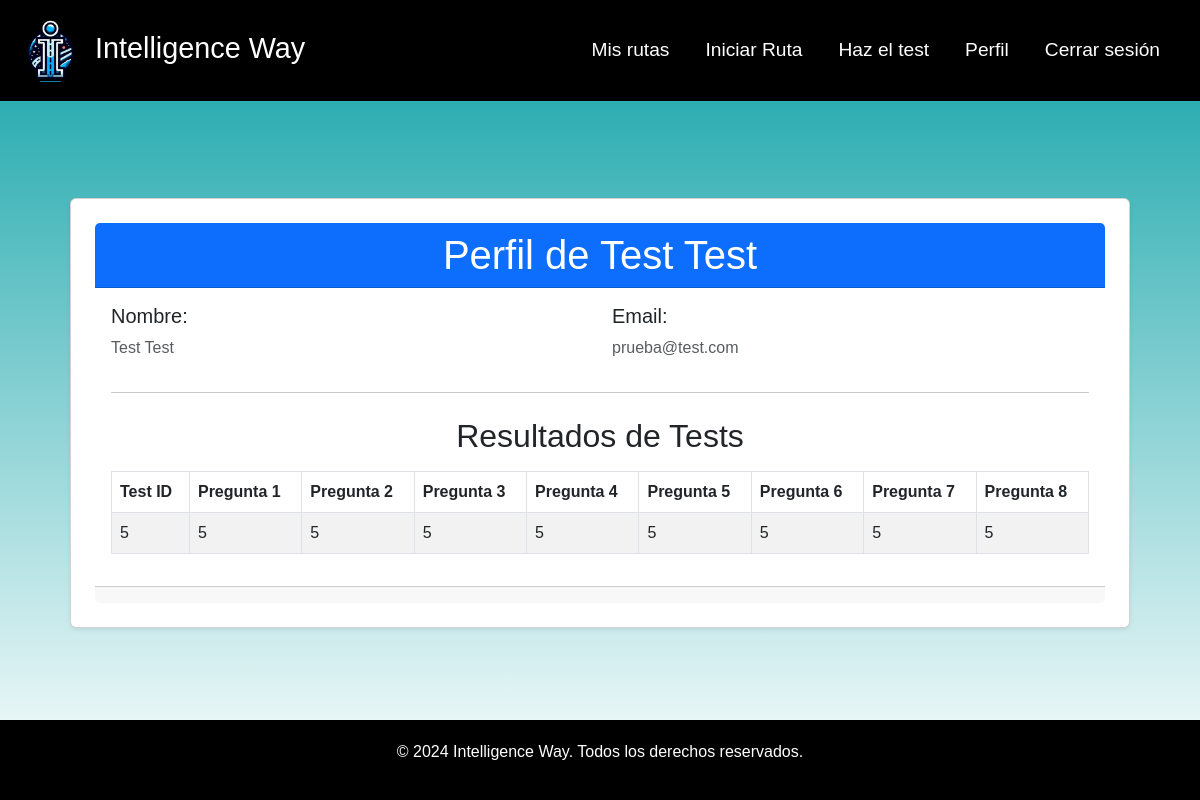
Page /account/ (signed in) on the earlier database version.
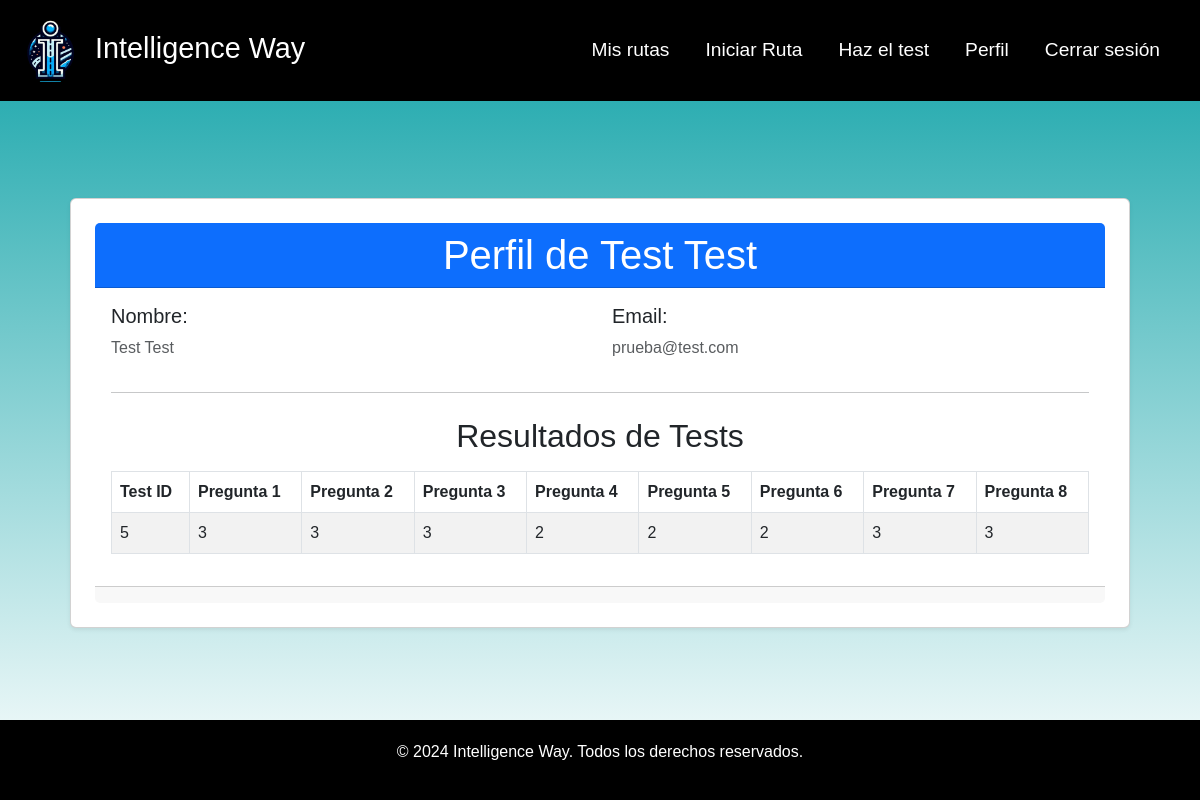
Same page on the later database version.
### user/models.py (models this page shows, shortened)
class User(AbstractBaseUser, PermissionsMixin):
    ROLES = [
        ('admin', 'Admin'),
        ('usuario', 'Usuario')
    ]
    nombre = models.CharField(max_length=100)
    apellido = models.CharField(max_length=100)
    email = models.EmailField(unique=True)
    tiempo = models.IntegerField(default=1)
    content = models.FloatField(default=1)
    is_active = models.BooleanField(default=True)
    is_staff = models.BooleanField(default=False)
    preferenciaAudio = models.IntegerField(null=True)
    preferenciaVideo = models.IntegerField(null=True)
    preferenciaTexto = models.IntegerField(null=True)
    tiempoAprendizaje = models.IntegerField(null=True)
    objects = MyUserManager()
    USERNAME_FIELD = 'email'
    REQUIRED_FIELDS = ['nombre', 'apellido']

### preferences/models.py (models this page shows, shortened)
class ModeloAprendizajeUsuario(models.Model):
    usuario = models.ForeignKey(User, on_delete=models.CASCADE)
    q1 = models.IntegerField(null=True, validators=[MinValueValidator(1), MaxValueValidator(5)])
    q2 = models.IntegerField(null=True, validators=[MinValueValidator(1), MaxValueValidator(5)])
    q3 = models.IntegerField(null=True, validators=[MinValueValidator(1), MaxValueValidator(5)])
    q4 = models.IntegerField(null=True, validators=[MinValueValidator(1), MaxValueValidator(5)])
    q5 = models.IntegerField(null=True, validators=[MinValueValidator(1), MaxValueValidator(5)])
    q6 = models.IntegerField(null=True, validators=[MinValueValidator(1), MaxValueValidator(5)])
    q7 = models.IntegerField(null=True, validators=[MinValueValidator(1), MaxValueValidator(5)])
    q8 = models.IntegerField(null=True, validators=[MinValueValidator(1), MaxValueValidator(5)])
    created_at = models.DateTimeField(auto_now_add=True)
    update_at= models.DateTimeField(auto_now=True)

### account/views.py (the view)
# urls.py: path('', views.ProfileView.as_view(), name='profile' )
class ProfileView(LoginRequiredMixin, TemplateView):
    template_name = 'profile.html'
    def get_context_data(self, **kwargs):
        context = super().get_context_data(**kwargs)
        usuario = self.request.user
        context['user'] = usuario  # Pass the authenticated user to the template
        context['test'] = ModeloAprendizajeUsuario.objects.get(usuario=usuario)
        return context

### account/templates/profile.html (shortened to what this page needs)
{% extends "base.html" %}
{% block content %}
<div class="container mt-5">
    <div class="card shadow-sm p-4">
        <div class="card-header bg-primary text-white text-center">
            <h1 class="mb-0">Perfil de {{ user.nombre }} {{ user.apellido }}</h1>
        </div>
        <div class="card-body">
            <div class="row mb-3">
                <div class="col-md-6">
                    <h5> Nombre:</h5>
                    <p class="text-muted">{{ user.nombre }} {{ user.apellido }}</p>
                </div>
                <div class="col-md-6">
                    <h5> Email:</h5>
                    <p class="text-muted">{{ user.email }}</p>
                </div>
            </div>
            <hr>
            <h2 class="text-center mt-4"> Resultados de Tests</h2>
            <div class="table-responsive mt-3">
                <table class="table table-bordered table-striped">
                    <thead class="thead-dark">
                        <tr>
                            <th>Test ID</th>
                            <th>Pregunta 1</th>
                            <th>Pregunta 2</th>
                            <th>Pregunta 3</th>
                            <th>Pregunta 4</th>
                            <th>Pregunta 5</th>
                            <th>Pregunta 6</th>
                            <th>Pregunta 7</th>
                            <th>Pregunta 8</th>
                        </tr>
                    </thead>
                    <tbody>
                        <tr>
                            <td>{{ test.id }}</td>
                            <td>{{ test.q1 }}</td>
                            <td>{{ test.q2 }}</td>
                            <td>{{ test.q3 }}</td>
                            <td>{{ test.q4 }}</td>
                            <td>{{ test.q5 }}</td>
                            <td>{{ test.q6 }}</td>
                            <td>{{ test.q7 }}</td>
                            <td>{{ test.q8 }}</td>
                        </tr>
                    </tbody>
                </table>
            </div>
        </div>
        <div class="card-footer text-center">
        </div>
    </div>
</div>
{% endblock %}

### home/templates/base.html (shortened to what this page needs)
{% load static %}
<!DOCTYPE html>
<html lang="es">
<head>
    <link href="https://cdn.jsdelivr.net/npm/bootstrap@5.3.0-alpha1/dist/css/bootstrap.min.css" rel="stylesheet">
    <link rel="stylesheet" href="{% static 'css/styles.css' %}" >
</head>
<body class="d-flex flex-column min-vh-100">
    <nav class="navbar navbar-expand-lg navbar-light bg-custom">
        <div class="container-fluid">
            <a class="navbar-brand" href="{% url 'index' %}">
                <img src="{% static 'img/logo.png' %}" alt="Intelligence Way Logo" style="width:75px; height: auto;">
                Intelligence Way
            </a>
            <div class="collapse navbar-collapse" id="navbarNav">
                <ul class="navbar-nav ms-auto">
                    {% if user.is_authenticated %}
                        <a class="nav-link" href="{% url "my_routes" %}">Mis rutas</a>
                    <li class="nav-item">
                        <a class="nav-link" href="{% url "crear_ruta" %}">Iniciar Ruta</a>
                    </li>
                    <li class="nav-item">
                        <a class="nav-link" href="{% url "preferencia_update" %}">Haz el test</a>
                    </li>
                    <li class="nav-item">
                        <a class="nav-link" href="{% url 'profile' %}">Perfil</a>
                    </li>
                    <li class="nav-item">
                        <a class="nav-link" href="{% url "logout" %}">Cerrar sesión</a>
                    </li>
                    {% endif %}
                </ul>
            </div>
        </div>
    </nav>
    <div class="container py-4" style="margin-top: 5px; margin-bottom: 5px;">
        {% block content %}
        {% endblock content %}
    </div>
    <footer class="footer">
        <div class="container text-center">
            <p>&copy; 2024 Intelligence Way. Todos los derechos reservados.</p>
        </div>
    </footer>
</body>
</html>

### IntelligenceWay/static/css/styles.css (style rules this page uses)
body { font-family: Arial, sans-serif; margin: 0; color: #2B2D42; background: linear-gradient(to bottom, rgb(15, 162, 167), rgba(255, 255, 255, 0.712)); height: 100vh; margin: 0; }
.navbar a { color: white; }
.navbar { background-color: rgb(0, 0, 0); }
.navbar-brand { color: white; font-size: 1.8rem; }
.navbar-nav .nav-link { font-size: 1.2rem; margin-right: 20px; }
footer { background-color: #000000; color: white; }
.container { width: 100%; height: 100%; padding: 20px; }

Differences in the rows shown:
changed ModeloAprendizajeUsuario id 5: q1 "5" → "3"; q2 "5" → "3"; q3 "5" → "3"; q4 "5" → "2"; q5 "5" → "2"; q6 "5" → "2"; q7 "5" → "3"; q8 "5" → "3"
